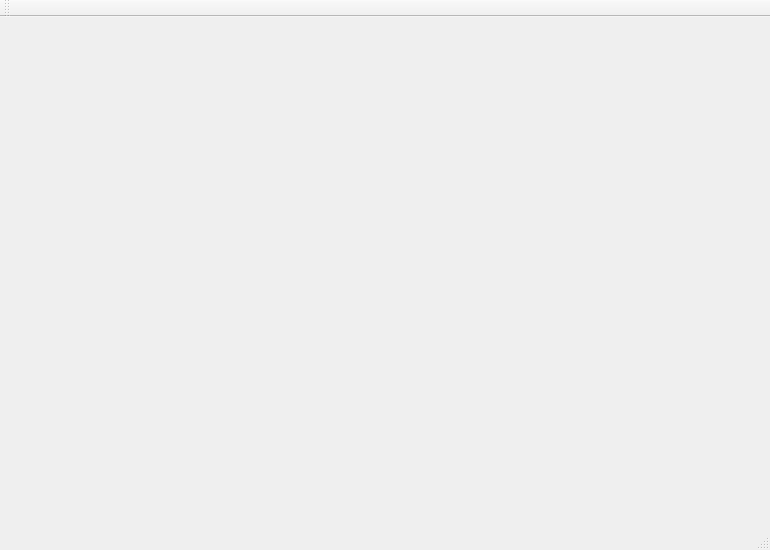
<?xml version="1.0" encoding="UTF-8"?>
<ui version="4.0">
 <class>DCVCameraMainWindow</class>
 <widget class="QMainWindow" name="DCVCameraMainWindow">
  <property name="geometry">
   <rect>
    <x>0</x>
    <y>0</y>
    <width>770</width>
    <height>550</height>
   </rect>
  </property>
  <property name="sizePolicy">
   <sizepolicy hsizetype="Preferred" vsizetype="Preferred">
    <horstretch>0</horstretch>
    <verstretch>0</verstretch>
   </sizepolicy>
  </property>
  <property name="windowTitle">
   <string>Camera App</string>
  </property>
  <widget class="QWidget" name="centralWidget"/>
  <widget class="QMenuBar" name="menuBar">
   <property name="geometry">
    <rect>
     <x>0</x>
     <y>0</y>
     <width>770</width>
     <height>21</height>
    </rect>
   </property>
  </widget>
  <widget class="QStatusBar" name="statusBar"/>
  <widget class="QToolBar" name="mainToolBar">
   <property name="windowTitle">
    <string>toolBar</string>
   </property>
   <attribute name="toolBarArea">
    <enum>TopToolBarArea</enum>
   </attribute>
   <attribute name="toolBarBreak">
    <bool>false</bool>
   </attribute>
  </widget>
 </widget>
 <layoutdefault spacing="6" margin="11"/>
 <resources/>
 <connections/>
 <slots>
  <slot>StartCamera()</slot>
  <slot>StopCamera()</slot>
  <slot>CaptureImage()</slot>
  <slot>PauseCamera()</slot>
 </slots>
</ui>
